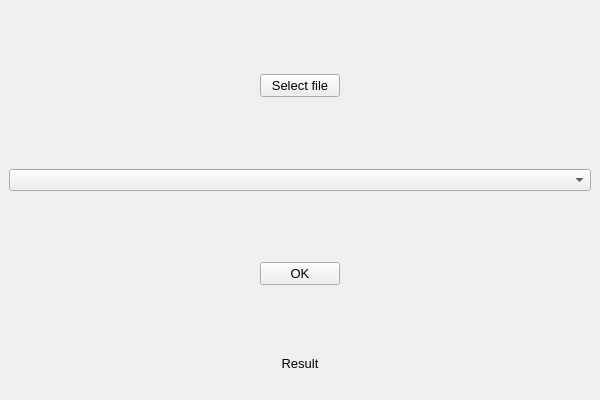
<?xml version="1.0" encoding="UTF-8"?>
<ui version="4.0">
 <class>MainWindow</class>
 <widget class="QMainWindow" name="MainWindow">
  <property name="geometry">
   <rect>
    <x>0</x>
    <y>0</y>
    <width>600</width>
    <height>400</height>
   </rect>
  </property>
  <property name="minimumSize">
   <size>
    <width>600</width>
    <height>400</height>
   </size>
  </property>
  <property name="maximumSize">
   <size>
    <width>1800</width>
    <height>1200</height>
   </size>
  </property>
  <property name="windowTitle">
   <string>MainWindow</string>
  </property>
  <widget class="QWidget" name="centralwidget">
   <layout class="QHBoxLayout" name="horizontalLayout">
    <item>
     <layout class="QVBoxLayout" name="verticalLayout_2">
      <item>
       <spacer name="verticalSpacer_2">
        <property name="orientation">
         <enum>Qt::Vertical</enum>
        </property>
        <property name="sizeHint" stdset="0">
         <size>
          <width>20</width>
          <height>40</height>
         </size>
        </property>
       </spacer>
      </item>
      <item>
       <layout class="QHBoxLayout" name="horizontalLayout_3">
        <item>
         <spacer name="horizontalSpacer_3">
          <property name="orientation">
           <enum>Qt::Horizontal</enum>
          </property>
          <property name="sizeHint" stdset="0">
           <size>
            <width>40</width>
            <height>20</height>
           </size>
          </property>
         </spacer>
        </item>
        <item>
         <widget class="QPushButton" name="pushButton">
          <property name="font">
           <font>
            <pointsize>10</pointsize>
           </font>
          </property>
          <property name="text">
           <string>Select file</string>
          </property>
         </widget>
        </item>
        <item>
         <spacer name="horizontalSpacer_4">
          <property name="orientation">
           <enum>Qt::Horizontal</enum>
          </property>
          <property name="sizeHint" stdset="0">
           <size>
            <width>40</width>
            <height>20</height>
           </size>
          </property>
         </spacer>
        </item>
       </layout>
      </item>
      <item>
       <spacer name="verticalSpacer_3">
        <property name="orientation">
         <enum>Qt::Vertical</enum>
        </property>
        <property name="sizeHint" stdset="0">
         <size>
          <width>20</width>
          <height>40</height>
         </size>
        </property>
       </spacer>
      </item>
      <item>
       <widget class="QComboBox" name="comboBox"/>
      </item>
      <item>
       <spacer name="verticalSpacer_4">
        <property name="orientation">
         <enum>Qt::Vertical</enum>
        </property>
        <property name="sizeHint" stdset="0">
         <size>
          <width>20</width>
          <height>40</height>
         </size>
        </property>
       </spacer>
      </item>
      <item>
       <layout class="QHBoxLayout" name="horizontalLayout_2">
        <item>
         <spacer name="horizontalSpacer">
          <property name="orientation">
           <enum>Qt::Horizontal</enum>
          </property>
          <property name="sizeHint" stdset="0">
           <size>
            <width>40</width>
            <height>20</height>
           </size>
          </property>
         </spacer>
        </item>
        <item>
         <widget class="QPushButton" name="pushButton_2">
          <property name="font">
           <font>
            <pointsize>10</pointsize>
           </font>
          </property>
          <property name="text">
           <string>OK</string>
          </property>
         </widget>
        </item>
        <item>
         <spacer name="horizontalSpacer_2">
          <property name="orientation">
           <enum>Qt::Horizontal</enum>
          </property>
          <property name="sizeHint" stdset="0">
           <size>
            <width>40</width>
            <height>20</height>
           </size>
          </property>
         </spacer>
        </item>
       </layout>
      </item>
      <item>
       <spacer name="verticalSpacer">
        <property name="orientation">
         <enum>Qt::Vertical</enum>
        </property>
        <property name="sizeHint" stdset="0">
         <size>
          <width>20</width>
          <height>40</height>
         </size>
        </property>
       </spacer>
      </item>
      <item>
       <widget class="QLabel" name="label">
        <property name="minimumSize">
         <size>
          <width>0</width>
          <height>0</height>
         </size>
        </property>
        <property name="font">
         <font>
          <pointsize>10</pointsize>
         </font>
        </property>
        <property name="text">
         <string>Result</string>
        </property>
        <property name="alignment">
         <set>Qt::AlignCenter</set>
        </property>
       </widget>
      </item>
      <item>
       <widget class="QLabel" name="label_2">
        <property name="text">
         <string/>
        </property>
       </widget>
      </item>
     </layout>
    </item>
   </layout>
  </widget>
  <widget class="QMenuBar" name="menubar">
   <property name="geometry">
    <rect>
     <x>0</x>
     <y>0</y>
     <width>600</width>
     <height>26</height>
    </rect>
   </property>
   <property name="minimumSize">
    <size>
     <width>600</width>
     <height>0</height>
    </size>
   </property>
  </widget>
 </widget>
 <resources/>
 <connections/>
</ui>
